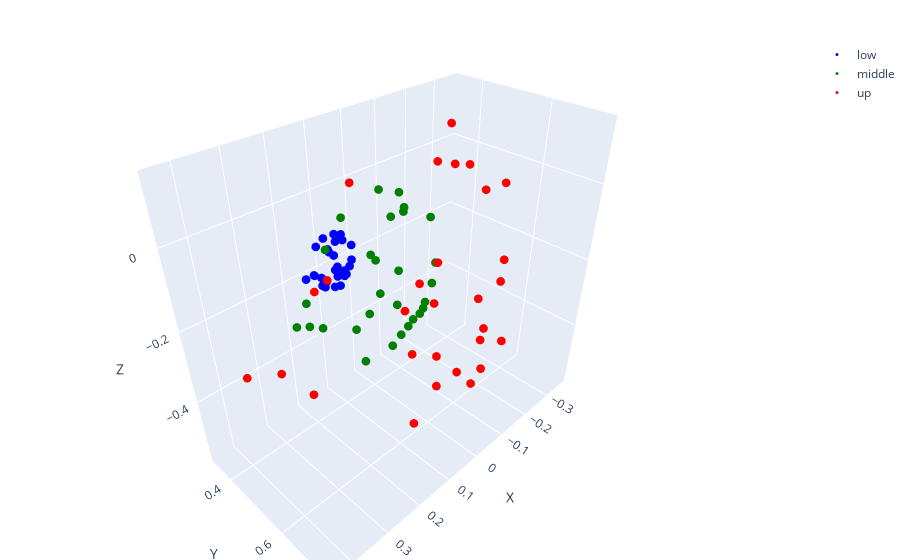

Notebook code for this chart:
### Markdown cell above
### Visualization

### Code cell
# Define step size
step = 1

# Create 3D scatter plot
fig = go.Figure()

# Section 0 trajectory
fig.add_trace(go.Scatter3d(
    x=Y_pred_reshaped[::step, 0, 0], 
    y=Y_pred_reshaped[::step, 0, 1], 
    z=Y_pred_reshaped[::step, 0, 2], 
    mode='markers', 
    marker=dict(color='blue', size=3),
    name="low"
))

# Section 1 trajectory
fig.add_trace(go.Scatter3d(
    x=Y_pred_reshaped[::step, 1, 0], 
    y=Y_pred_reshaped[::step, 1, 1], 
    z=Y_pred_reshaped[::step, 1, 2], 
    mode='markers', 
    marker=dict(color='green', size=3),
    name="middle"
))

# Section 2 trajectory
fig.add_trace(go.Scatter3d(
    x=Y_pred_reshaped[::step, 2, 0], 
    y=Y_pred_reshaped[::step, 2, 1], 
    z=Y_pred_reshaped[::step, 2, 2], 
    mode='markers', 
    marker=dict(color='red', size=3),
    name="up"
))

# Update layout for better visualization
fig.update_layout(
    scene=dict(
        xaxis_title="X",
        yaxis_title="Y",
        zaxis_title="Z"
    ),
    margin=dict(l=0, r=0, b=0, t=40)
)

# Show interactive figure
fig.show()
